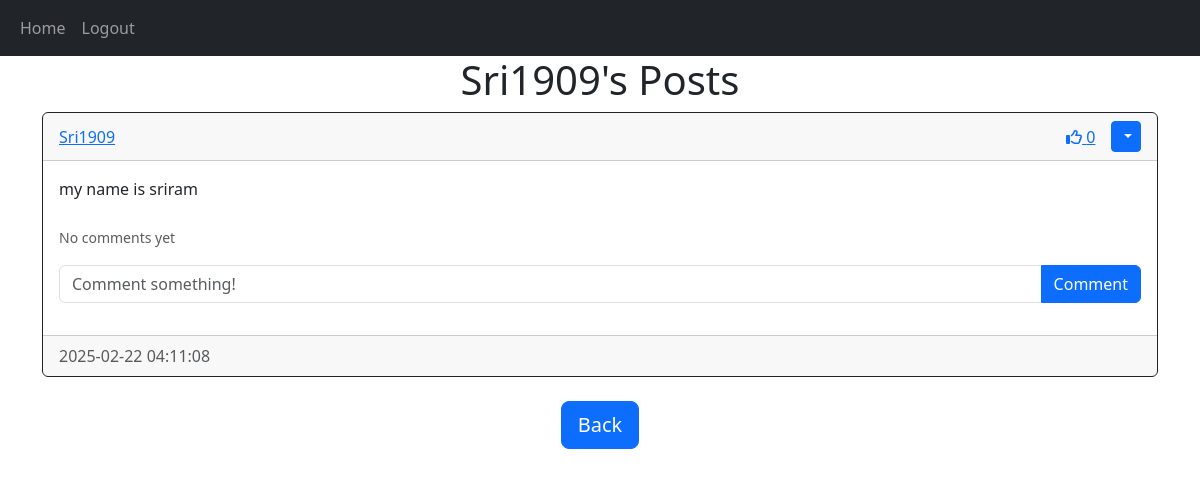
/post/Sri1909 (signed in), run on an earlier commit of the app's database.
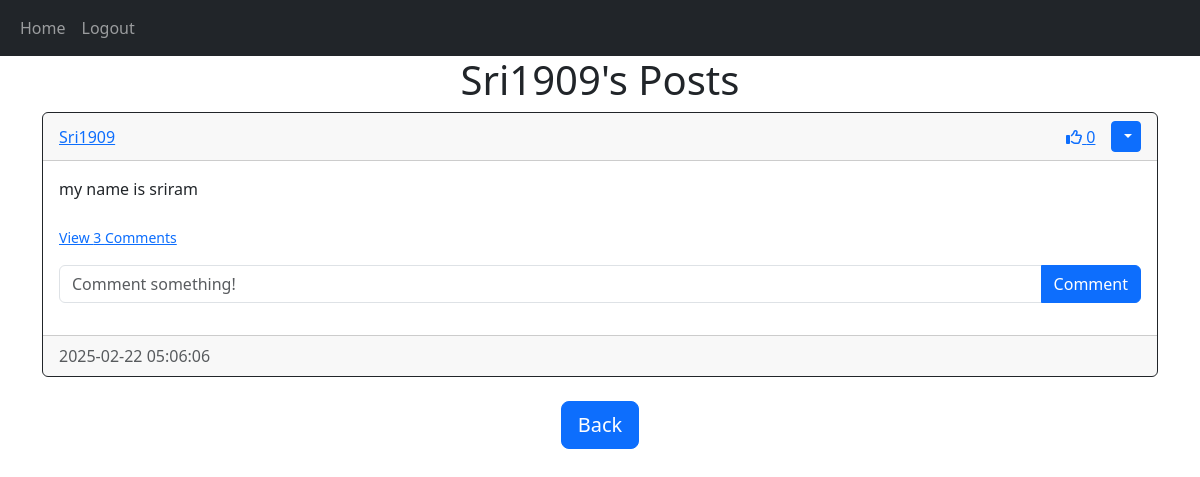
And on a later commit of the database.
### website/models.py (models this page shows)
class User(UserMixin,db.Model):
    id= db.Column(db.Integer,primary_key=True)
    email= db.Column(db.String(150),unique=True)
    username= db.Column(db.String(150),unique=True)
    password= db.Column(db.String(150))
    date= db.Column(db.DateTime(timezone=True),default=func.now())
    posts= db.relationship("Post",backref="user", passive_deletes=True)
    comments= db.relationship("Comment",backref="user", passive_deletes=True)
    likes= db.relationship("Like",backref="user", passive_deletes=True)

class Post(db.Model):
    id= db.Column(db.Integer,primary_key=True)
    text= db.Column(db.Text,nullable=False)
    author= db.Column(db.Integer,db.ForeignKey("user.id", ondelete="CASCADE"),nullable=False)
    date= db.Column(db.DateTime(timezone=True),default=func.now())
    comments= db.relationship("Comment",backref="post", passive_deletes=True)
    likes= db.relationship("Like",backref="post", passive_deletes=True)

### website/views.py (the view)
@views.route("/post/<username>")
@login_required
def post(username):
    user = User.query.filter_by(username=username).first()
    if not user:
        flash("User does not exist.", category="error")
        return redirect(url_for("views.home"))
    posts = user.posts
    return render_template("post.html", user=current_user, posts=posts, username=username)

### website/__init__.py (called while the page is built)
def create_app():
    app = Flask(__name__)
    app.config['SECRET_KEY'] = "helloworld"
    app.config['SQLALCHEMY_DATABASE_URI'] = f'sqlite:///{DB_NAME}'
    db.init_app(app)
    from .views import views
    from .auth import auth
    app.register_blueprint(views, url_prefix="/")
    app.register_blueprint(auth, url_prefix="/")
    from .models import User, Post, Comment
    create_database(app)
    login_manager = LoginManager()
    login_manager.login_view = "auth.login"
    login_manager.init_app(app)
    @login_manager.user_loader
    def load_user(user_id):
        return User.query.get(int(user_id))
    return app

### website/templates/post.html
{% extends "post_div.html" %} {% block title %}{{username}}'s Posts{% endblock %}
{% block header %}{{username}}'s Posts{% endblock %}
{% block footer %}
    <div align="center">
        <a href="/home">
            <button type="button" class="btn btn-primary btn-lg">
                Back
            </button>
        </a>
    </div>
{% endblock %}

### website/templates/post_div.html (shortened to what this page needs)
{% extends "base.html" %} {% block title %}Home{% endblock %}{% block content %}
<h1 align="center">{% block header %}Posts{% endblock %}</h1>
    <div id="posts">
    {% for post in posts %}
    <div class="card border-dark">
        <div class="card-header d-flex justify-content-between align-items-center">
            <a href="/post/{{post.user.username}}">{{post.user.username}}</a>
            <div class="d-flex align-items-center">
                <a href="#" onclick="likePost({{post.id}}); return false;" class="me-3" id="like-button-{{post.id}}">
                    {% if user.id in post.likes|map(attribute='author')|list %}
                    <i class="fas fa-thumbs-up"></i>
                    {% else %}
                    <i class="far fa-thumbs-up"></i>
                    {% endif %}
                    <span id="like-count-{{post.id}}">{{ post.likes|length }}</span>
                </a>
                {% if user.id == post.author %}
                <div class="btn-group">
                    <button class="btn btn-sm btn-primary dropdown-toggle" type="button" data-bs-toggle="dropdown">
                    </button>
                </div>
                {% endif %}
            </div>
        </div>
        <div class="card-body">
            <div class="card-text">{{post.text}}</div>
            <br>
            <p class="card-text">
            {% if post.comments|length > 0 %}
            <a data-bs-toggle="collapse" href="#comments-{{post.id}}" role="button">
            <small>View {{post.comments|length}} Comments</small>
            </a>
            {% else %}
            <small class="text-muted">No comments yet</small>
            {%- endif %}
            </p>
            <form class="input-group mb-3" method="POST" action="/create-comment/{{post.id}}">
                <input type="text" id="text" name="text" class="form-control" placeholder="Comment something!">
                <button class="btn btn-primary" type="submit">Comment</button>
            </form>
        </div>
        <div class="card-footer text-muted">{{post.date.strftime('%Y-%m-%d %H:%M:%S')}}</div>
    </div>
    <br>
    {% endfor %}
</div>
{% block footer %}{% endblock %}
{% endblock %}

### website/templates/base.html (shortened to what this page needs)
<!DOCTYPE html>
<html lang="en">
<head>
    <link href="https://cdn.jsdelivr.net/npm/bootstrap@5.3.3/dist/css/bootstrap.min.css" rel="stylesheet">
    <link rel="stylesheet" href="https://cdnjs.cloudflare.com/ajax/libs/font-awesome/6.7.2/css/all.min.css" />
</head>
<body>
    <nav class= "navbar navbar-expand-lg navbar-dark bg-dark ">
        <div class="container-fluid">
            <div class="collapse navbar-collapse" id="navbar">
                <div class="navbar-nav">
                    <a class="nav-item nav-link" href="/home">Home</a>
                {% if current_user.is_authenticated %}
                     <a class="nav-item nav-link" href="/logout">Logout</a>
                {%else%}
                    <a class="nav-item nav-link" href="/login">Login</a>
                    <a class="nav-item nav-link" href="/sign-up">Sign Up</a>
                {%endif%}
                </div>
            </div>
        </div>
    </nav>
    <div class="container">{% block content %}{% endblock %}</div>
</body>
</html>

What changed in the data, as far as the page shows it:
changed Post "my name is sriram": comments|length (not shown) → "3"; date "2025-02-22 04:11:08" → "2025-02-22 05:06:06"; text "No comments yet" → "View Comments"
